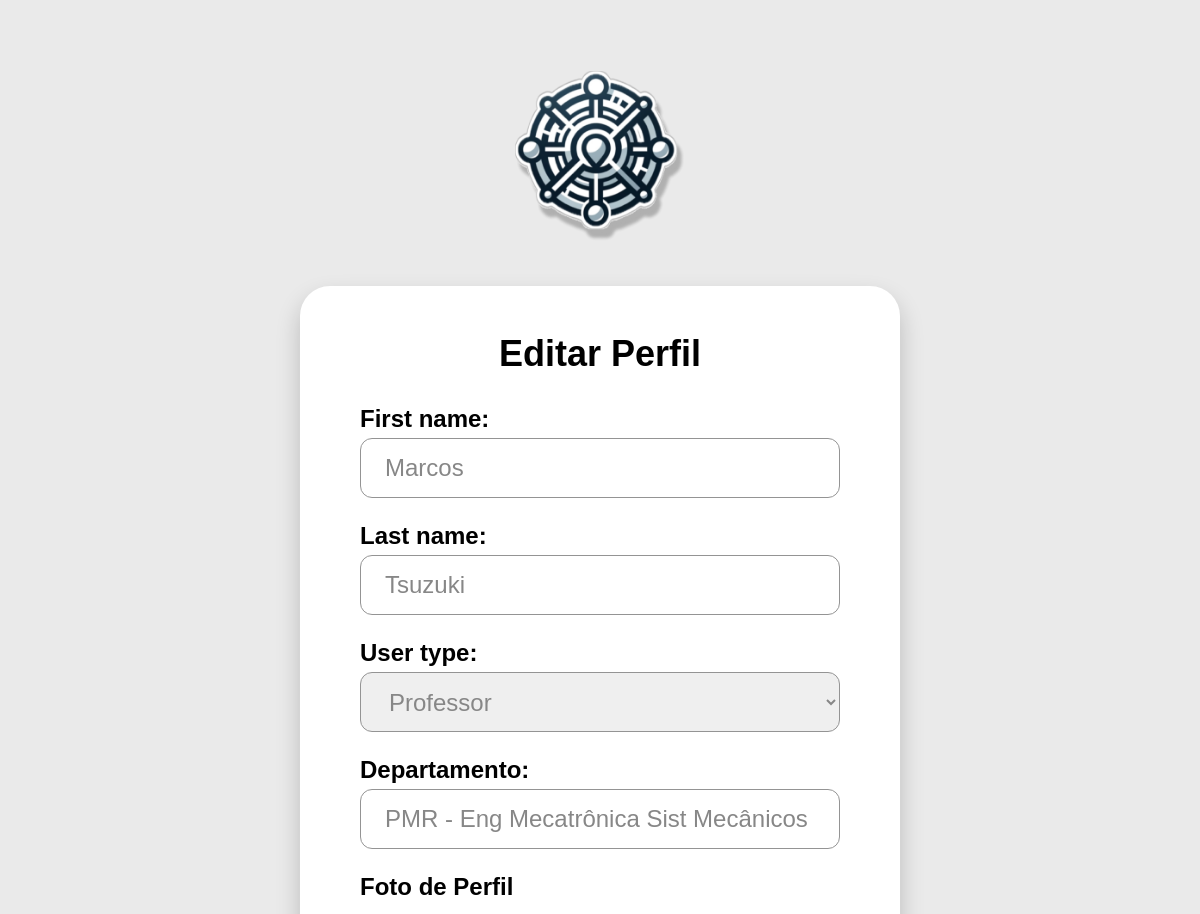
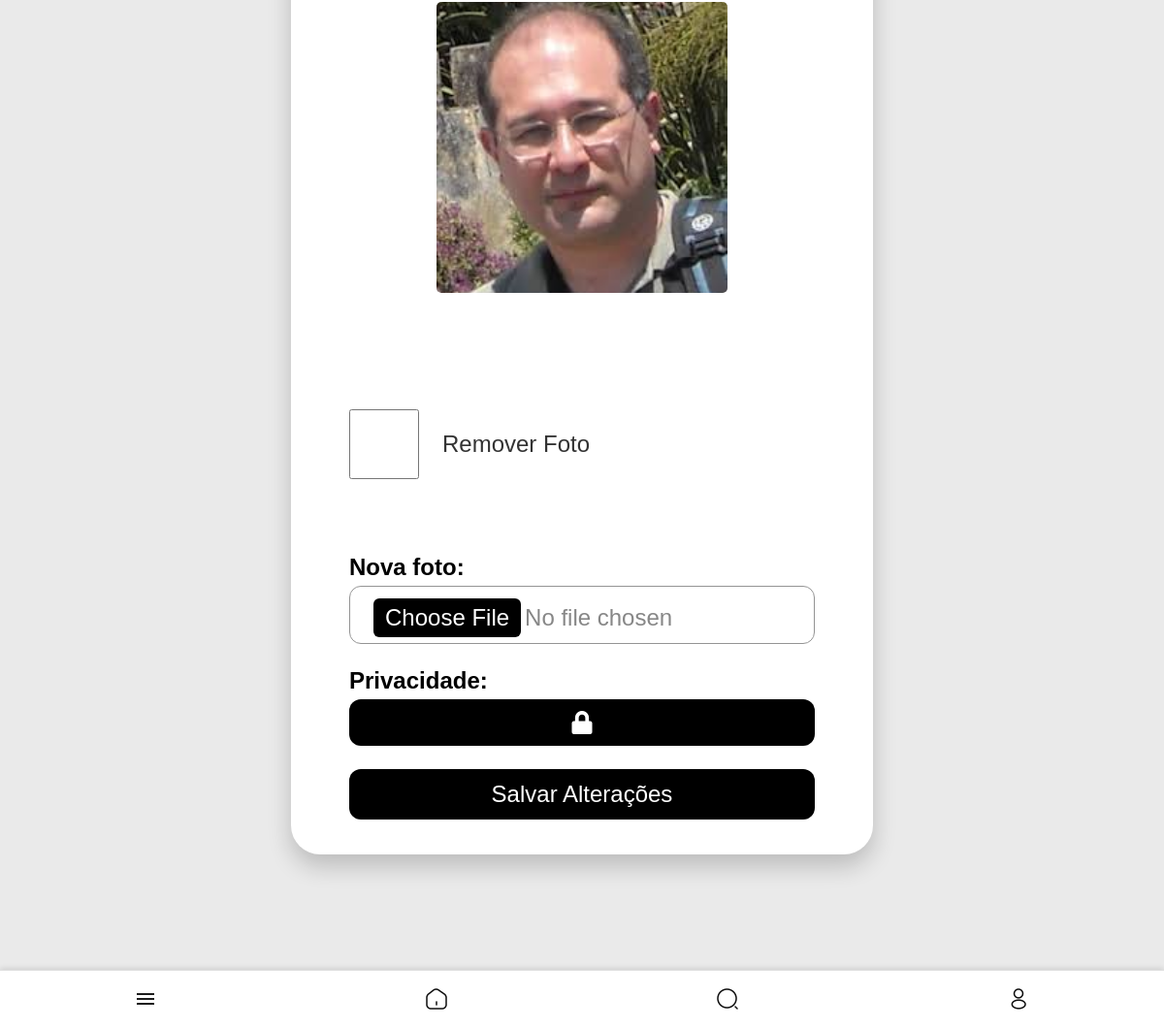
Screenshot of /profile/edit/ (signed in) with the database file from the repository (2 pictures, top to bottom).
### core/models.py (models this page shows, shortened)
class CustomUser(AbstractUser):
    USER_TYPE_CHOICES = (
        ('aluno', 'Aluno'),
        ('representante', 'Representante de Classe'),
        ('professor', 'Professor'),
        ('entidade', 'Entidade'),
    )
    user_type = models.CharField(max_length=20, choices=USER_TYPE_CHOICES, default='aluno')
    curso = models.CharField(max_length=100, blank=True, null=True)
    semestre = models.CharField(max_length=3, blank=True, null=True)
    departamento = models.CharField(max_length=100, blank=True, null=True)
    foto = models.ImageField(upload_to='user_photos/', blank=True, null=True, default='defaultphoto.jpg')
    email = models.EmailField(unique=True, validators=[CustomEmailValidator()])
    eventos_interesse = models.ManyToManyField('Evento', blank=True, related_name='interessados')
    is_public_profile = models.BooleanField(default=True)
    class Meta:
        verbose_name = 'Usuário'
        verbose_name_plural = 'Usuários'

### core/views.py (the view)
# urls.py: path('profile/edit/', views.edit_profile, name='edit_profile'),
@login_required
def edit_profile(request):
    if request.method == 'POST':
        form = UserProfileForm(request.POST, request.FILES, instance=request.user)
        if form.is_valid():
            if request.POST.get('clear_foto'):
                if request.user.foto:
                    request.user.foto.delete(save=False)
                request.user.foto = None
            form.save()
            return redirect('profile')
    else:
        form = UserProfileForm(instance=request.user)
    return render(request, 'core/edit_profile.html', {'form': form})

### core/forms.py
class UserProfileForm(forms.ModelForm):
    class Meta:
        model = CustomUser
        fields = ['first_name', 'last_name', 'user_type', 'curso', 'semestre', 'departamento', 'foto', 'is_public_profile']
        widgets = {
            'foto': forms.ClearableFileInput(attrs={
                'class': 'custom-file-input',
                'placeholder': 'Escolha um arquivo',
                'accept': 'image/*',
            }),
            'is_public_profile': forms.CheckboxInput(attrs={'class': 'form-check-input'}),
        }
        labels = {
            'foto': 'Foto de Perfil',
            'is_public_profile': 'Privacidade',
        }
    def __init__(self, *args, **kwargs):
        super().__init__(*args, **kwargs)
        if self.instance.user_type not in ['aluno', 'representante']:
            del self.fields['curso']
            del self.fields['semestre']
        if self.instance.user_type != 'professor':
            del self.fields['departamento']

### templates/core/edit_profile.html (shortened to what this page needs)
{% extends 'core/base.html' %}
{% block content %}
{% load static %}
<div class="logo">
    <img src="{% static 'Logo.png' %}" alt="Logo">
</div>
<div class="container mt-5">
    <h2 class="editprofile">Editar Perfil</h2>
    <form method="post" enctype="multipart/form-data" id="profile-form">
        {% for field in form %}
            <div class="mb-3">
                {% if field.name == "foto" %}
                    <label for="id_foto">Foto de Perfil</label>
                    {% if field.value %}
                        <div class="current-photo">
                            <img src="{{ field.value.url }}" class="FotoAtual">
                        </div>
                    {% endif %}
                    {% if field.value %}
                    <div class="remove-photo">
                        <label for="clear_{{ field.name }}">
                            <input type="checkbox" name="clear_{{ field.name }}" id="clear_{{ field.name }}">
                            Remover Foto
                        </label>
                    </div>
                    {% endif %}
                    <label for="id_foto">Nova foto:</label>
                    <input type="file" name="foto" id="id_foto" class="custom-file-input">
                {% else %}
                    {{ field.label_tag }}
                    {% if field.name == "is_public_profile" %}
                        <button type="button" id="lock-toggle" class="icon-btn">
                            <i class="fa fa-lock{% if not field.value %}-open{% endif %}" id="lock-icon"></i>
                        </button>
                    {% else %}
                        {{ field }}
                    {% endif %}
                {% endif %}
            </div>
        {% endfor %}
        <button type="submit" class="btn btn-primary">Salvar Alterações</button>
    </form>
</div>
{% endblock %}

### media/style.css (style rules this page uses)
@media (min-width: 769px) { body { font-family: Arial, sans-serif; background-color: rgb(234, 234, 234); display: flex; flex-direction: column; align-items: center; justify-content: flex-start; min-height: 100vh; margin: 0; padding-bottom: 5vw; } }
@media (min-width: 769px) { .logo { width: 100vw; height: 2vw; border-radius: 50%; display: flex; align-items: center; justify-content: center; padding: 12vw 0 8vw 0; } }
@media (min-width: 769px) { .logo img { width: 15vw; } }
@media (min-width: 769px) { .container { background-color: white; margin-top: 1.8vw; margin-bottom: min(10vw,180px); width: 50vw; border-radius: 2.5vw; box-shadow: 0 1vw 2vw rgba(0, 0, 0, 0.2); overflow: hidden; text-align: center; padding: 1.5vw 0 3vw 0; position: relative; transform: translateX(50%); } }
@media (min-width: 769px) { .container form { display: flex; flex-direction: column; text-align: left; gap: 2vw; width: 80%; margin: 0 auto; } }
@media (min-width: 769px) { input { font-size: 2vw; padding: 2vw; height: 2vw; border: 1px solid #000000; border-radius: 1vw; } }
@media (min-width: 769px) { input::placeholder { font-size: 2vw; color: #888; } }
@media (min-width: 769px) { .container form button { width: 100%; margin:auto; padding: 1vw; background-color: black; color: white; border: none; border-radius: 1vw; cursor: pointer; font-size: 2vw; } }
@media (min-width: 769px) { .container form input, .container form select, .container form textarea { width: 100%; height: 5vw; padding-left: 2vw; margin: 0 auto; border: 1px solid #949494; border-radius: 1vw; font-size: 2vw; box-sizing: border-box; text-align: left; color: rgb(135, 135, 135); } }
@media (min-width: 769px) { .container form label { font-size: 2vw; text-align: left; } }
@media (min-width: 769px) { .btn-primary { background-color: #000000; color: #fff; border: none; padding: min(10px,2vw) min(20px,4vw); border-radius: min(5px,2vw); cursor: pointer; text-decoration: none; font-size: min(15px,5vw); } }
@media (min-width: 769px) { .container .editprofile { font-size: 3vw; } }
@media (min-width: 769px) { .custom-file-input { display: block; width: 100%; padding: 1vw; font-size: 6vw ; color: #495057; background-color: #fff; border: 1px solid #ced4da; border-radius: 5px; } }
@media (min-width: 769px) { .mb-3 img { border-radius: 5px; margin-top: 10px; } }
@media (min-width: 769px) { .mb-3 label { font-weight: bold; margin-bottom: 5px; display: block; } }
@media (min-width: 769px) { .FotoAtual { width: 25vw; height: 25vw; object-fit: cover; border-radius: 6vw; margin-bottom: 10vw; } }
@media (min-width: 769px) { .current-photo { display: flex; justify-content: center; } }
@media (min-width: 769px) { .remove-photo { display: flex; align-items: center; flex-direction: row; margin-bottom:6vw ; } }
@media (min-width: 769px) { .remove-photo input[type="checkbox"] { width: 6vw; height: 6vw; cursor: pointer; margin-right: 2vw; } }
@media (min-width: 769px) { .remove-photo label { display: flex; align-items: center; font-weight:normal; color: #333; } }
@media (min-width: 769px) { .icon-btn { background: none; border: none; font-size: min(18px, 4vw); color: #000000; cursor: pointer; text-decoration: none; display: flex; align-items: center; justify-content: center; } }

### rows the page displays
CustomUser: form "Marcos" "Tsuzuki" "Professor" "PMR - Eng Mecatrônica Sist Mecânicos"

### other values shown
{{ field.label_tag }} "First name:" "Last name:" "User type:" "Departamento:" "Privacidade:"
